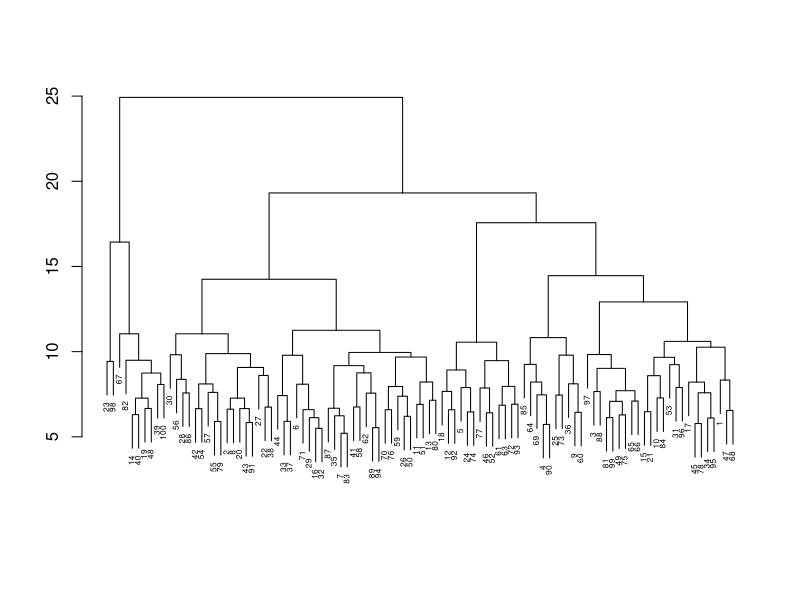
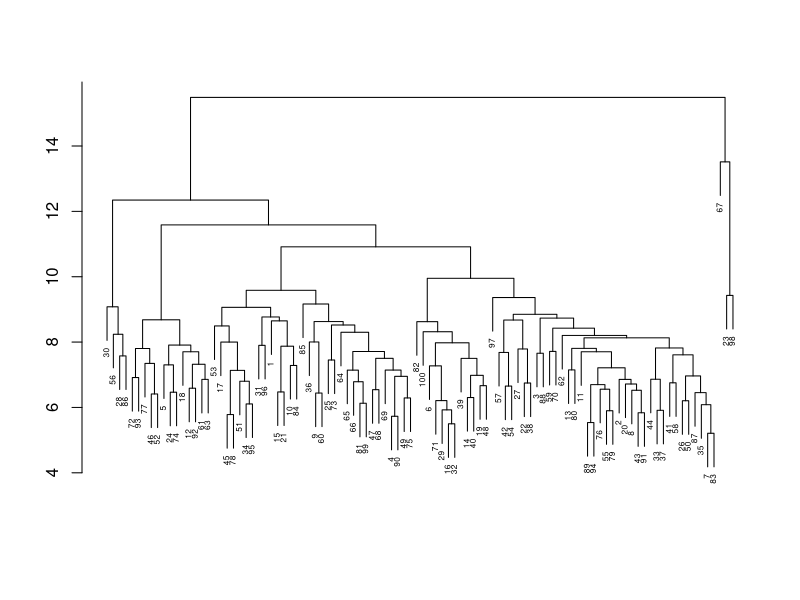
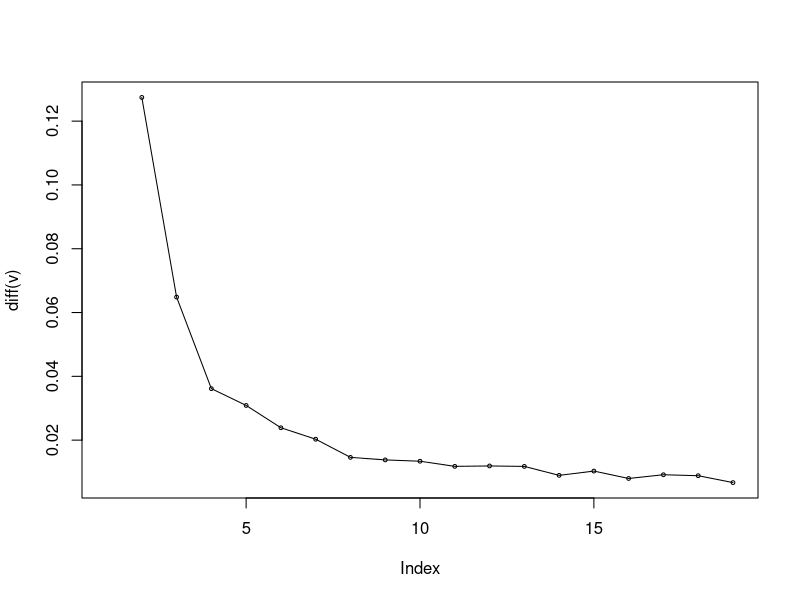
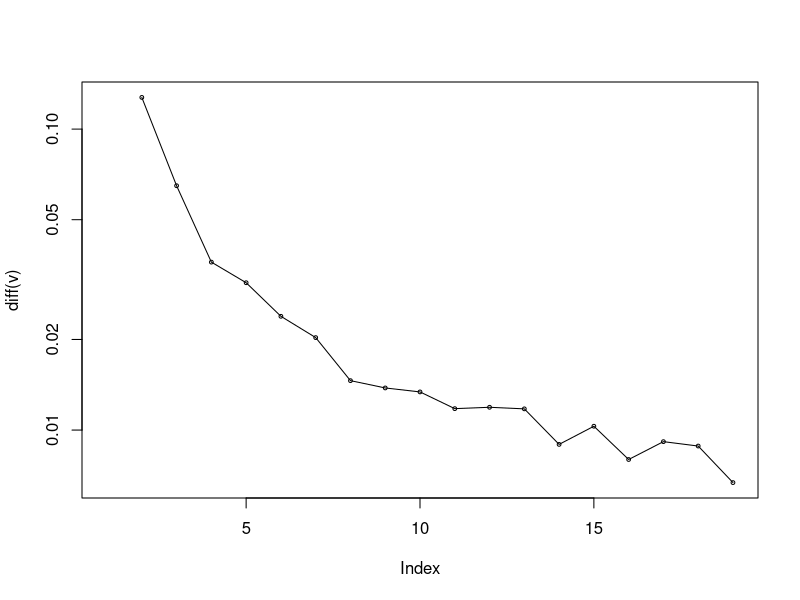

Write the R code that produced these figures, in order. (Note: this script raises an error after producing the figures.)
# Make two random matrices
# 100 rows each, 30 and 15 columns
x <- matrix(rnorm(100*30), 100, 30)
y <- matrix(rnorm(100*15), 100, 15)


# Add structure
x[,1:15] <- x[,1:15] + rnorm(100)
x[,16:30] <- x[,16:30] + rnorm(100)
y <- y + 100*x[,1:15]


# Hierarchical (tree-based) clustering
# Makes a tree with things like species or individuals on tips
# y-axis is proportional to similarity between things
# Simple, built-in function is hclust, only useful inside plot() call
# Matrices must be distances, usually using dist() function
# Multiple methods, trees looks different
# Default is "complete" linkage, "average" linkage is more traditional
# ann=F removes annoying labels
d <- dist(x)
# Default
plot(hclust(d), cex = 0.5, ann =F)
# Average
plot(hclust(d, method = "average"), cex = 0.5, ann =F)


# Problem: no variance explained
# Non-hierarchical clustering simply creates groups, no trees
# Useful for plotting groups on PCA plots
# Standard method is k-means clustering, but there are others like partitioning
# around medoids (PAM: package cluster, function pam)
# k-means maximise between-cluster variance, minimises within-cluster
kmeans(x, centers = 3, nstart = 1000)
# Search is random, so set nstart to a high number
# between_SS/ total_SS = variance explained, SS means sum of squares


# A visual test of "significance": the scree plot
# Idea is to vary the cluster count from 2 to 10
# Get the variance explained by each count
# Plot the differences of the variances
# Look for a break in the slope
v <- array()
for (i in 2:20) {
  k <- kmeans(x, centers = i, nstart = 100)
  v[i] <- k$betweenss / k$totss
}
plot(diff(v), type = 'o', cex = 0.5)
# Too smooth
# Add in another command: log = 'y'
plot(diff(v), type = 'o', cex = 0.5, log = 'y')
# Still too smooth, bad if you don't know what the clusters should be


# Principal Components Analysis (PCA)
# Similar to drawing a line through an ellipse (first principle component)
# Then a second perpendicular line (second PC)
# If data are 3D, then second line also run through the "pancake"
z <- matrix(rnorm(1000*3), 1000, 3)
# Create relationships between the variables so there will be something to see
z[,2] <- z[,1]
z[,3] <- z[,1] + z[,3]
scatter3D(z[,1], z[,2], z[,3], cex = 0.1, col = 'black')
# Scatter 3D not working, couldn't load plot3D
# Update RStudio?


# Factor analysis is like PCA, but maybe easier to understand
# Also about rotating the points into a new coordinate system
# Each axis is still orthogonal (perpendicular)
# Have to specify how many axes (factors) you want
# "varimax" roatation separates "loadings" of variables
# This gives you a fuzzy clarification of the variables
# Built-in chi-squared test of significance
# Syntax is easy:
f <- factanal(x, factors = 2)
f
plot(f$loadings)


# Factor analysis output is kind of complicated but useful
# Uniquenesses tell you if variables are explained well: 0 is good, 1 bad 
# Loadings show which variables go with which factors
# Loadings < 0.1 are omitted, they're trivial
# The square of a loading is similar to an r-squared
# So a loading of 0.7 "explains" about half the variance (pretty good) 
# Total proportion of variance explained is reported
# p-value is of hypothesis that there are ENOUGH factors
# So a significant value means you need more
# Look to see if extra factors group at least two variables 
# Factor identities can swap as you add more


# Discriminant analysis evaluates hypothesised groups
# Prior probabilities are just a proportion of things in groups
k <- kmeans(x, centers = 2)
lda(k$cluster ~ x)
# lda not working, installing MASS not working. Update RStudio
# Posterior probabilities tell you how well it worked
pp < lda(k$cluster ~ x, CV = TRUE)$posterior
pp
plot(x, cex = pp)
points(x, cex = pp[,2] + 0.5, col = 'green3')
# If you can't see the difference, it didn't work
# If lots of things don't have any high posteriors, it didn't work


# Canonical correlations look for shared factors between matrices
# Repeat from before
x <- matrix(rnorm(100*30), 100, 30)
y <- matrix(rnorm(100*15), 100, 15)
x[,1:15] <- x[,1:15] + rnorm(100)
x[,16:30] <- x[,16:30] + rnorm(100)
y <- y + 100*x[,1:15]
# Get the canonical correlations
cc <- cancor(x, y)
# First one pulls out the X variables that are linked to Y
cc$xcoef[,1]


# Correspondence analysis is useful for data with lots of zeroes
# PCA and factor analysis assume linear relationships between variables 
# CA assumes that > 0 values come and go in bell curve patterns
# This is true of species distributions through space
# Great for identifying really long spatial or environmental gradients
# Eigenvalues are proportional to variance explained
download.packages('vegan')
library(vegan)
x <- matrix(rpois(100*30, 1), 100, 30)
x[1:40, 1:15] <- x[1:40, 1:15] + rpois(1,2)
x[31:70, 11:20] <- x[31:70, 11:20] + rpois(1,3)
x [61:100, 16:30] <- x[61:100, 16:30] + rpois(1,2)
summary(cca(x))


# You can plot "sites" and "species" at the same time
cc <- cca(x)$CA
# cc$u is for coordinates for the species
cc$u[,1]
# cc$v is for the sites (samples)
cc$v[,1]
plot(cc$u, col = 'blue')
points(cc$v, col = 'red')
# The lines connect sites in their irder across the matrix
lines(cc$v, col = 'red')
